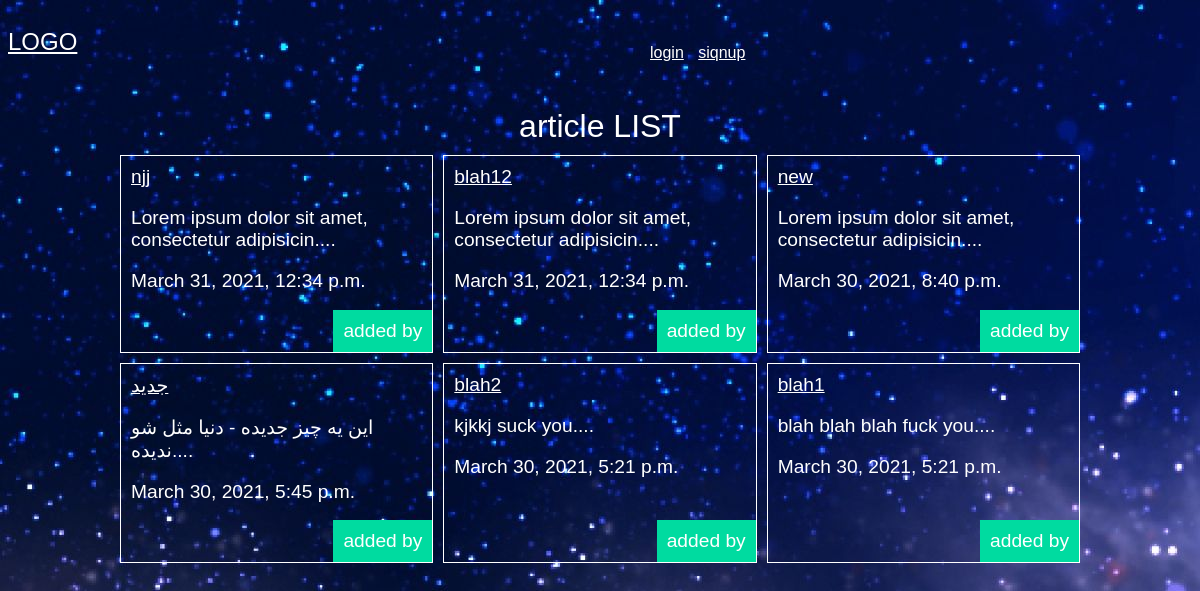
/articles/, run on an earlier commit of the app's database.
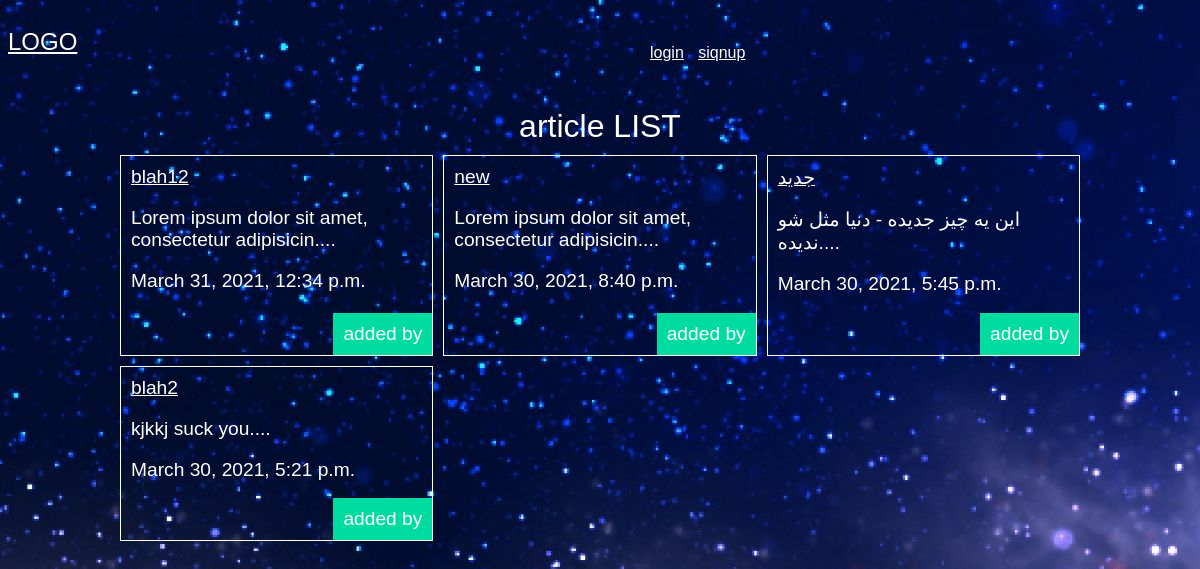
And on a later commit of the database.
### articles/models.py (models this page shows, shortened)
class Articles(models.Model):
    title = models.CharField(max_length=100)
    slug = models.SlugField()
    body = models.TextField()
    date = models.DateTimeField(auto_now_add= True)
    image = models.ImageField(default='default.jpg',blank=True)
    author = models.ForeignKey(User,default=None,on_delete=models.CASCADE)
    def snippet (self):
        return self.body[:50] + '....'

### articles/views.py (the view)
# urls.py: path('',views.articles_list,name = "list"),
def articles_list(request):
    articles = models.Articles.objects.all().order_by('-date')
    args = {'articles':articles}
    return render(request,'articles/articleslist.html',args)

### articles/templates/articles/articleslist.html (shortened to what this page needs)
{%extends 'base.html'%}
{%block content%}
      <h1>article LIST</h1>
      <div class="articles">
        {% for article in articles %}
        <div class="article">
        <h2>
          <a href="{% url 'articles:detail' slug=article.slug %}">{{article.title}}</a>
          <p>{{article.snippet}}</p>
          <p>{{article.date}}</p>
          <p class='author'>added by  {{ article.author.username }}</p>
        </h2>
        </div>
        {% endfor %}
      </div>
{% endblock %}

### teamplates/base.html (shortened to what this page needs)
{% load static %}
<!DOCTYPE html>
<html lang="en" dir="ltr">
  <head>
    <link rel="stylesheet" href="{% static 'styles.css' %}">
  </head>
  <body>
    <header>
      <h2>
        <a href="{% url 'articles:list' %}">LOGO</a>
      </h2>
      <nav>
        <ul>
          {% if user.is_authenticated %}
          <li>
            <form class="logout-link" action="{% url 'account:logout' %}" method="post">
              {% csrf_token %}
              <button type="submit" >logout</button>
            </form>
          </li>
          <li>
            <a class="highlight" href="{% url 'articles:create' %}">create article</a>
          </li>
          {% else %}
            <li>
              <a href="{% url 'account:login' %}">login</a>
            </li>
            <li>
              <a href="{% url 'account:signup' %}">siqnup</a>
            </li>
          {% endif %}
        </ul>
      </nav>
    </header>
    <div class="wrapper">
    {% block content %}
    {% endblock %}
    </div>
  </body>
</html>

### assets/styles.css (style rules this page uses)
body { background-color: blue; background-image: url(star.jpg); background-repeat-y: no-repeat; background-attachment: fixed; color: #fff; }
body * { font-family: arial; }
h1,h2,h3,h4,h5 { font-weight: normal; margin: 0; }
a,a:hover,a:visited { color: #fff; }
.wrapper { max-width: 960px; margin: 0 auto; }
div.wrapper h1 { text-align: center; margin:10px auto; font-size: 1.4m; }
header { display: grid; grid-template-columns: 1fr 1fr; padding: 20px 0; }
nav li { display: inline-block; margin-left: 10px; }
.articles { display: grid; grid-template-columns: 1fr 1fr 1fr; grid-gap: 10px; }
.article { padding: 10px; border: 1px solid #fff; position: relative; padding-bottom: 40px; }
.article h2 { font-size: 1.2em; }
.article .author { padding: 10px; background-color: #00dba0; position: absolute; right: 0; bottom: 0; margin: 0; }

What changed in the data, as far as the page shows it:
removed Articles: title "njj", snippet "Lorem ipsum dolor sit amet, consectetur adipisicin....", date "March 31, 2021, 12:34 p.m."
removed Articles: title "blah1", snippet "blah blah blah fuck you....", date "March 30, 2021, 5:21 p.m."
